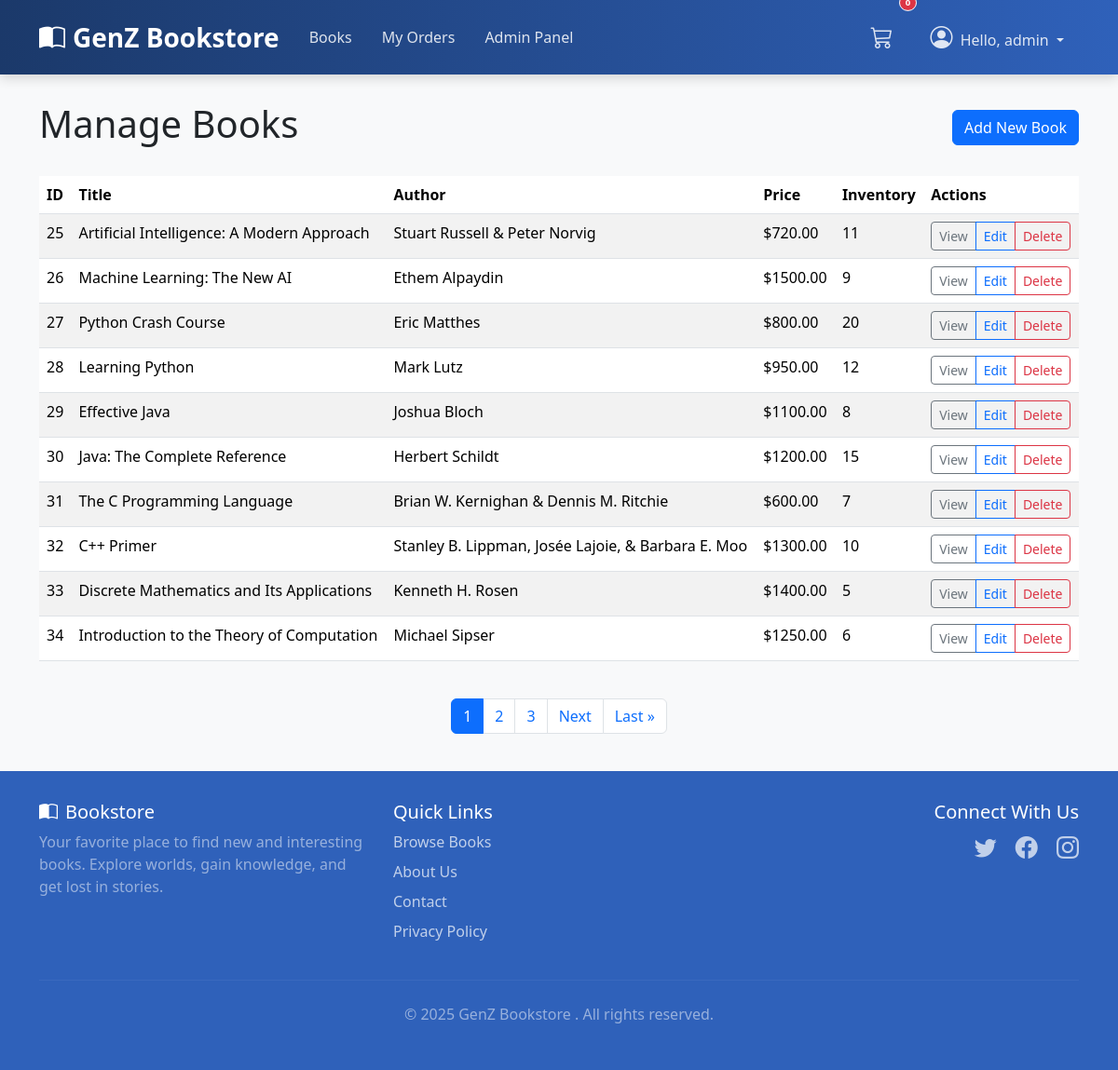
Screenshot of /admin_panel/books/ (signed in) with the database file from the repository.
### books/models.py (models this page shows, shortened)
class Book(models.Model):
    title = models.CharField(max_length=200)
    author = models.CharField(max_length=200)
    description = models.TextField()
    price = models.DecimalField(max_digits=10, decimal_places=2)
    inventory = models.PositiveIntegerField(default=0)
    cover_image = models.CharField(max_length=255, blank=True, null=True)
    created_at = models.DateTimeField(auto_now_add=True)
    updated_at = models.DateTimeField(auto_now=True)

### admin_panel/views.py (the view)
# urls.py: path('books/', views.BookListAdminView.as_view(), name='book_list'),
class BookListAdminView(AdminRequiredMixin, ListView):
    model = Book
    template_name = 'admin_panel/book_list.html'
    context_object_name = 'books'
    paginate_by = 10

### admin_panel/views.py (called while the page is built)
    def test_func(self):
        return self.request.user.is_authenticated and self.request.user.is_staff

### cart/context_processors.py (called while the page is built)
def cart_processor(request):
    cart = request.session.get('cart', {})
    cart_count = sum(item['quantity'] for item in cart.values())
    return {
        'cart_count': cart_count
    }

### templates/admin_panel/book_list.html (shortened to what this page needs)
{% extends 'base/base.html' %}
{% block content %}
<div class="d-flex justify-content-between align-items-center mb-4">
    <h1>Manage Books</h1>
    <a href="{% url 'admin_panel:book_create' %}" class="btn btn-primary">Add New Book</a>
</div>
{% if books %}
    <div class="table-responsive">
        <table class="table table-striped">
            <thead>
                <tr>
                    <th>ID</th>
                    <th>Title</th>
                    <th>Author</th>
                    <th>Price</th>
                    <th>Inventory</th>
                    <th>Actions</th>
                </tr>
            </thead>
            <tbody>
                {% for book in books %}
                <tr>
                    <td>{{ book.id }}</td>
                    <td>{{ book.title }}</td>
                    <td>{{ book.author }}</td>
                    <td>${{ book.price }}</td>
                    <td>{{ book.inventory }}</td>
                    <td>
                        <div class="btn-group" role="group">
                            <a href="{% url 'books:book_detail' book.id %}" class="btn btn-sm btn-outline-secondary">View</a>
                            <a href="{% url 'admin_panel:book_update' book.id %}" class="btn btn-sm btn-outline-primary">Edit</a>
                            <a href="{% url 'admin_panel:book_delete' book.id %}" class="btn btn-sm btn-outline-danger">Delete</a>
                        </div>
                    </td>
                </tr>
                {% endfor %}
            </tbody>
        </table>
    </div>
    {% if is_paginated %}
    <nav aria-label="Page navigation" class="mt-4">
        <ul class="pagination justify-content-center">
            {% for num in page_obj.paginator.page_range %}
                {% if page_obj.number == num %}
                    <li class="page-item active">
                        <span class="page-link">{{ num }}</span>
                    </li>
                {% elif num > page_obj.number|add:'-3' and num < page_obj.number|add:'3' %}
                    <li class="page-item">
                        <a class="page-link" href="?page={{ num }}">{{ num }}</a>
                    </li>
                {% endif %}
            {% endfor %}
            {% if page_obj.has_next %}
                <li class="page-item">
                    <a class="page-link" href="?page={{ page_obj.next_page_number }}">Next</a>
                </li>
                <li class="page-item">
                    <a class="page-link" href="?page={{ page_obj.paginator.num_pages }}">Last &raquo;</a>
                </li>
            {% endif %}
        </ul>
    </nav>
    {% endif %}
{% else %}
    <div class="alert alert-info">No books available. <a href="{% url 'admin_panel:book_create' %}">Add a book</a>.</div>
{% endif %}
{% endblock %}

### templates/base/base.html (shortened to what this page needs)
<!DOCTYPE html>
<html lang="en">
<head>
    <link href="https://cdn.jsdelivr.net/npm/bootstrap@5.3.2/dist/css/bootstrap.min.css" rel="stylesheet">
    <link rel="stylesheet" href="https://cdn.jsdelivr.net/npm/bootstrap-icons@1.11.1/font/bootstrap-icons.css">
    {% load static %}
</head>
<body>
    <nav class="navbar custom-navbar navbar-expand-lg navbar-dark fixed-top">
        <div class="container">
            <a class="navbar-brand" href="{% url 'books:book_list' %}">
                <i class="bi bi-book-half me-2"></i>GenZ Bookstore
            </a>
            <div class="collapse navbar-collapse" id="navbarNav">
                <ul class="navbar-nav me-auto mb-2 mb-lg-0">
                    <li class="nav-item">
                        <a class="nav-link {% if request.resolver_match.url_name == 'book_list' and request.resolver_match.app_name == 'books' %}active{% endif %}" href="{% url 'books:book_list' %}">Books</a>
                    </li>
                    {% if user.is_authenticated %}
                        <li class="nav-item">
                            <a class="nav-link {% if request.resolver_match.url_name == 'order_history' and request.resolver_match.app_name == 'orders' %}active{% endif %}" href="{% url 'orders:order_history' %}">My Orders</a>
                        </li>
                        {% if user.is_staff %}
                            <li class="nav-item">
                                <a class="nav-link {% if request.resolver_match.url_name == 'dashboard' and request.resolver_match.app_name == 'admin_panel' %}active{% endif %}" href="{% url 'admin_panel:dashboard' %}">Admin Panel</a>
                            </li>
                        {% endif %}
                    {% endif %}
                </ul>
                <ul class="navbar-nav ms-auto align-items-lg-center">
                    {% if user.is_authenticated %}
                         <li class="nav-item me-lg-2">
                            <a class="nav-link position-relative cart-icon-wrapper" href="{% url 'cart:view_cart' %}">
                                <i class="bi bi-cart3 fs-4"></i>
                                <span class="position-absolute top-0 start-100 translate-middle badge rounded-pill bg-danger">
                                </span>
                            </a>
                        </li>
                        <li class="nav-item dropdown">
                            <a class="nav-link dropdown-toggle" href="#" role="button" data-bs-toggle="dropdown" aria-expanded="false">
                               <i class="bi bi-person-circle fs-4 me-1"></i> Hello, {{ user.username }}
                            </a>
                        </li>
                    {% endif %}
                </ul>
            </div>
        </div>
    </nav>
    <div class="container content-wrapper py-4">
        {% block content %}{% endblock %}
    </div>
    <footer class="site-footer text-white mt-auto">
        <div class="container">
            <div class="row">
                <div class="col-md-4 mb-4 mb-md-0">
                    <h5><i class="bi bi-book-half me-2"></i>Bookstore</h5>
                    <p class="text-white-50">Your favorite place to find new and interesting books. Explore worlds, gain knowledge, and get lost in stories.</p>
                </div>
                <div class="col-md-4 mb-4 mb-md-0">
                    <h5>Quick Links</h5>
                    <ul class="list-unstyled footer-links">
                        <li><a href="{% url 'books:book_list' %}">Browse Books</a></li>
                        <li><a href="#">About Us</a></li>
                        <li><a href="#">Contact</a></li>
                        <li><a href="#">Privacy Policy</a></li>
                    </ul>
                </div>
                <div class="col-md-4 text-md-end">
                    <h5>Connect With Us</h5>
                    <div class="social-icons">
                        <a href="#" title="Twitter"><i class="bi bi-twitter"></i></a>
                        <a href="#" title="Facebook"><i class="bi bi-facebook"></i></a>
                        <a href="#" title="Instagram"><i class="bi bi-instagram"></i></a>
                    </div>
                </div>
            </div>
            <hr class="my-4" style="border-color: rgba(255,255,255,0.2);">
            <div class="text-center text-white-50">
                 <p>© {% now "Y" %} GenZ Bookstore . All rights reserved.</p>
            </div>
        </div>
    </footer>
</body>
</html>

### templates/base/base.html (style rules this page uses)
body { display: flex; flex-direction: column; min-height: 100vh; padding-top: 85px; background-color: #f8f9fa; }
.content-wrapper { flex: 1 0 auto; }
.site-footer { flex-shrink: 0; background-color: rgba(47,97,186,1); }
.navbar.custom-navbar { background: linear-gradient(90deg, rgba(27,57,106,1) 0%, rgba(47,97,186,1) 100%); padding-top: 0; padding-bottom: 0; min-height: 80px; box-shadow: 0 4px 12px rgba(0,0,0,0.15); }
.navbar.custom-navbar .navbar-brand { font-weight: 600; font-size: 1.75rem; padding-top: 0.75rem; padding-bottom: 0.75rem; color: #ffffff; }
.navbar.custom-navbar .nav-link { padding: 1.2rem 1rem; color: rgba(255, 255, 255, 0.85); font-weight: 500; transition: background-color 0.2s ease-in-out, color 0.2s ease-in-out; border-bottom: 3px solid transparent; margin-bottom: -3px; }
.navbar.custom-navbar .cart-icon-wrapper .badge { border: 1px solid #fff; }
.site-footer { padding-top: 2rem; padding-bottom: 2rem; }
.footer-links li { margin-bottom: 0.5rem; }
.footer-links a { color: rgba(255, 255, 255, 0.7); text-decoration: none; transition: color 0.2s ease-in-out; }
.social-icons a { color: rgba(255, 255, 255, 0.7); font-size: 1.5rem; margin-left: 1rem; transition: color 0.2s ease-in-out; }
.cart-icon-wrapper .badge { font-size: 0.6em; }

### rows the page displays
Book: id "25", title "Artificial Intelligence: A Modern Approach", author "Stuart Russell & Peter Norvig", price "720.00", inventory "11"
Book: id "26", title "Machine Learning: The New AI", author "Ethem Alpaydin", price "1500.00", inventory "9"
Book: id "27", title "Python Crash Course", author "Eric Matthes", price "800.00", inventory "20"
Book: id "28", title "Learning Python", author "Mark Lutz", price "950.00", inventory "12"
Book: id "29", title "Effective Java", author "Joshua Bloch", price "1100.00", inventory "8"
Book: id "30", title "Java: The Complete Reference", author "Herbert Schildt", price "1200.00", inventory "15"
Book: id "31", title "The C Programming Language", author "Brian W. Kernighan & Dennis M. Ritchie", price "600.00", inventory "7"
Book: id "32", title "C++ Primer", author "Stanley B. Lippman, Josée Lajoie, & Barbara E. Moo", price "1300.00", inventory "10"
Book: id "33", title "Discrete Mathematics and Its Applications", author "Kenneth H. Rosen", price "1400.00", inventory "5"
Book: id "34", title "Introduction to the Theory of Computation", author "Michael Sipser", price "1250.00", inventory "6"

### other values shown
{{ user.username }} "admin"
{{ num }} "1"
{{ num }} "2" "3"
